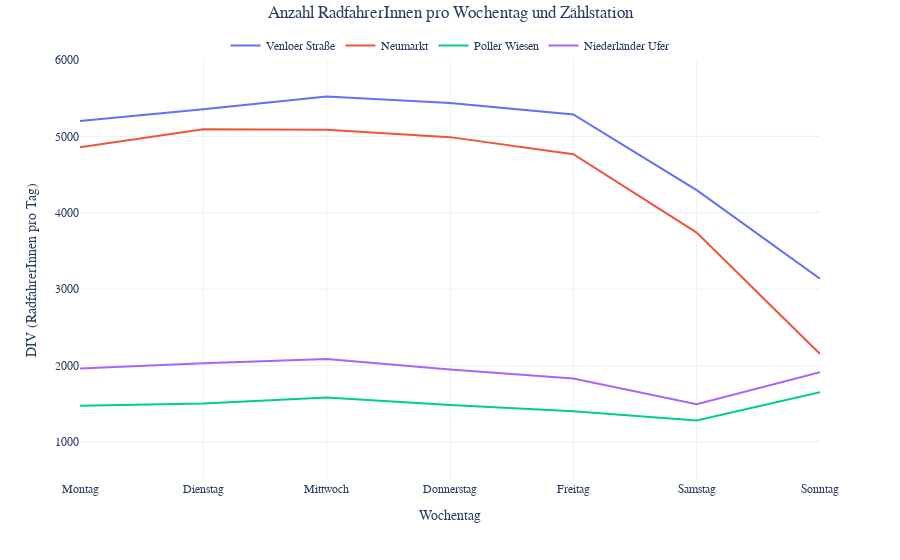

The notebook cell saved with this chart:
### Code cell
# Finale Grafik!
df = bike_grouped_by_weekday.round(0).loc[:, ["Venloer Straße", "Neumarkt", "Poller Wiesen", "Niederländer Ufer"]]
fig = px.line(df, 
              template=style,
              labels={"value": "DIV (RadfahrerInnen pro Tag)",  "index": "Wochentag", "variable": "Zählstation"})
# Update title
fig.update_layout(
    title={'text': "Anzahl RadfahrerInnen pro Wochentag und Zählstation",'y':0.99,'x':0.5, 'xanchor': 'center', 'yanchor': 'top'})
# Update legend
fig.update_layout(
    font_family="Rockwell",
    legend=dict(title=None, orientation="h", y=1, yanchor="bottom", x=0.5, xanchor="center")
)
# Update y-axis
fig.update_yaxes(
        range = [500, 6000],
        dtick = 1000
)

fig.show()

### Figure 1 — Plotly figure (JSON) as saved in the notebook; plotly's stock layout.template omitted (floating-point values rounded to 4 significant figures)
{"data": [{"hovertemplate": "Zählstation=Venloer Straße<br>Wochentag=%{x}<br>DIV (RadfahrerInnen pro Tag)=%{y}<extra></extra>", "legendgroup": "Venloer Straße", "line": {"color": "#636efa", "dash": "solid"}, "mode": "lines", "name": "Venloer Straße", "orientation": "v", "showlegend": true, "type": "scatter", "x": ["Montag", "Dienstag", "Mittwoch", "Donnerstag", "Freitag", "Samstag", "Sonntag"], "xaxis": "x", "y": [5200, 5356, 5522, 5438, 5287, 4295, 3135], "yaxis": "y"}, {"hovertemplate": "Zählstation=Neumarkt<br>Wochentag=%{x}<br>DIV (RadfahrerInnen pro Tag)=%{y}<extra></extra>", "legendgroup": "Neumarkt", "line": {"color": "#EF553B", "dash": "solid"}, "mode": "lines", "name": "Neumarkt", "orientation": "v", "showlegend": true, "type": "scatter", "x": ["Montag", "Dienstag", "Mittwoch", "Donnerstag", "Freitag", "Samstag", "Sonntag"], "xaxis": "x", "y": [4856, 5092, 5086, 4990, 4766, 3739, 2150], "yaxis": "y"}, {"hovertemplate": "Zählstation=Poller Wiesen<br>Wochentag=%{x}<br>DIV (RadfahrerInnen pro Tag)=%{y}<extra></extra>", "legendgroup": "Poller Wiesen", "line": {"color": "#00cc96", "dash": "solid"}, "mode": "lines", "name": "Poller Wiesen", "orientation": "v", "showlegend": true, "type": "scatter", "x": ["Montag", "Dienstag", "Mittwoch", "Donnerstag", "Freitag", "Samstag", "Sonntag"], "xaxis": "x", "y": [1471, 1503, 1581, 1481, 1399, 1278, 1651], "yaxis": "y"}, {"hovertemplate": "Zählstation=Niederländer Ufer<br>Wochentag=%{x}<br>DIV (RadfahrerInnen pro Tag)=%{y}<extra></extra>", "legendgroup": "Niederländer Ufer", "line": {"color": "#ab63fa", "dash": "solid"}, "mode": "lines", "name": "Niederländer Ufer", "orientation": "v", "showlegend": true, "type": "scatter", "x": ["Montag", "Dienstag", "Mittwoch", "Donnerstag", "Freitag", "Samstag", "Sonntag"], "xaxis": "x", "y": [1961, 2030, 2083, 1946, 1830, 1493, 1910], "yaxis": "y"}], "layout": {"font": {"family": "Rockwell"}, "legend": {"orientation": "h", "title": {}, "tracegroupgap": 0, "x": 0.5, "xanchor": "center", "y": 1, "yanchor": "bottom"}, "margin": {"t": 60}, "title": {"text": "Anzahl RadfahrerInnen pro Wochentag und Zählstation", "x": 0.5, "xanchor": "center", "y": 0.99, "yanchor": "top"}, "xaxis": {"anchor": "y", "domain": [0, 1], "title": {"text": "Wochentag"}}, "yaxis": {"anchor": "x", "domain": [0, 1], "dtick": 1000, "range": [500, 6000], "title": {"text": "DIV (RadfahrerInnen pro Tag)"}}}}
